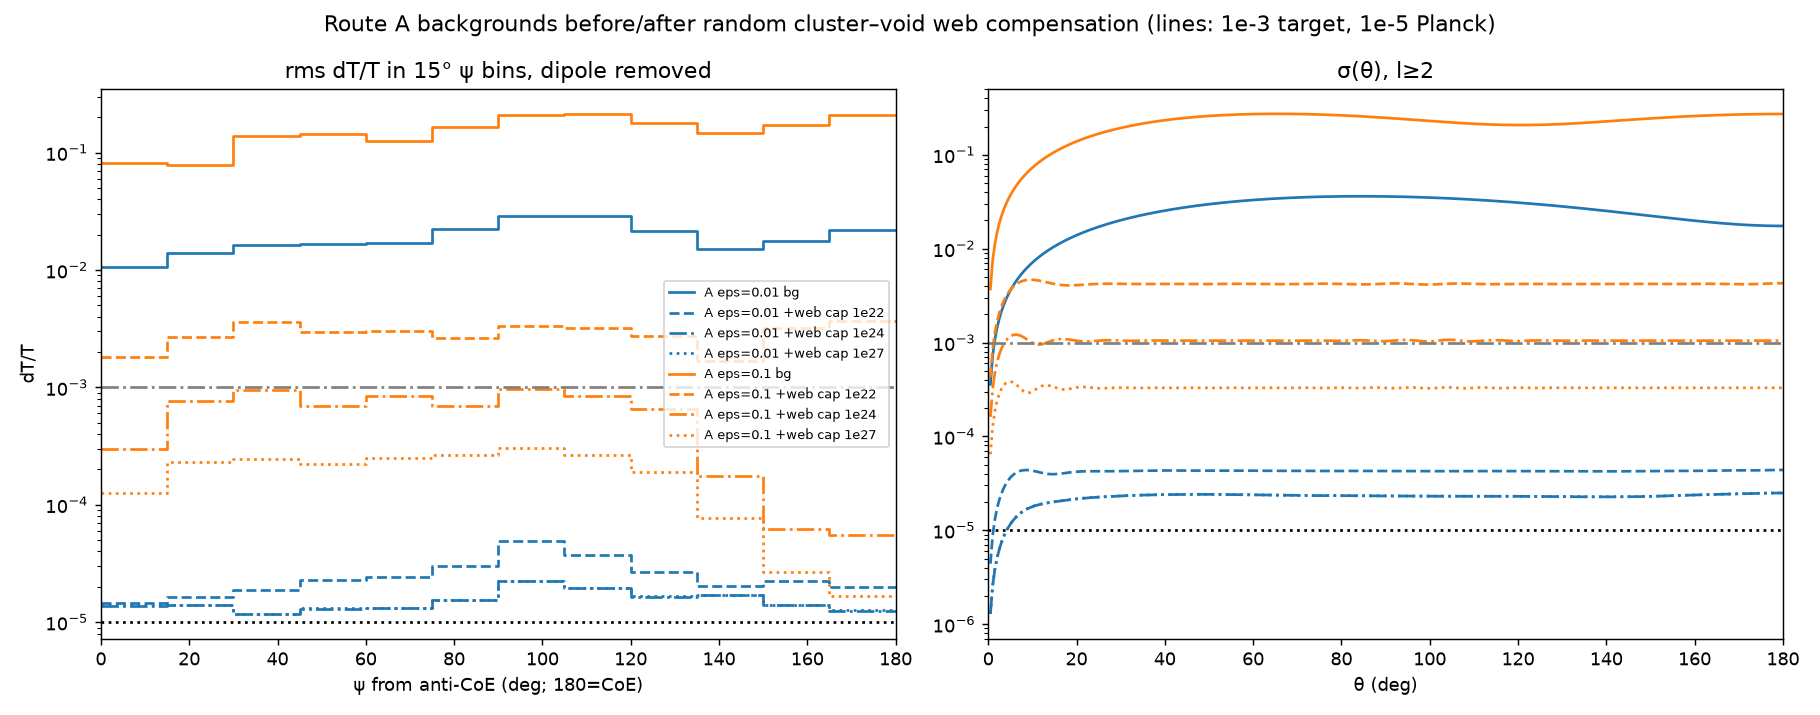

Recreate this plot in Python.
# Phase5 web test: dT/T rms vs angle BEFORE and AFTER the stochastic-web compensation bodies (p5_comp5.py output Resid = bg + bodies).
# Same definitions as routes/dTT_rms_vs_angle.py: panel 1 rms in 15-deg psi bins (dipole removed); panel 2 sigma(theta)=sqrt(2[C(0)-C(theta)]), l>=2.
# Also writes web_metrics.json: rms total / dipole-removed / l=2 amplitude of Resid, of Resid-Tobs (deviation from the Planck low-l target),
# comp max/rms, fraction of bodies at the MMAX cap, and body density contrast delta = M/(rho_crit(H0=68.64) * V_cell), V_cell = shell volume/NB.
import json,glob,numpy as np,healpy as hp,matplotlib;matplotlib.use('Agg');import matplotlib.pyplot as plt
from scipy.special import eval_legendre
O='/workspace/coepdf/joint_solve/phase5/';NS=64;L=3*NS-1;ll=np.arange(L+1);th=np.linspace(0,180,361)
P=np.array([eval_legendre(l,np.cos(np.radians(th))) for l in ll]);psi=np.degrees(hp.pix2ang(NS,np.arange(hp.nside2npix(NS)))[0])
RHOC=2.775e11*(68.64/100)**2  # Msun/Mpc^3
def stats(m):
    a=hp.map2alm(m,lmax=L,iter=3);cl=hp.alm2cl(a);nd=m-hp.alm2map(hp.almxfl(a,(ll==1).astype(float)),NS)-m.mean()
    return a,cl,nd,dict(rms=float(m.std()),rms_nodip=float(nd.std()),l2_amp=float(np.sqrt(5*cl[2]/(4*np.pi))))
fig,ax=plt.subplots(1,2,figsize=(14,5.5));out={};bins=np.arange(0,181,15)
def draw(m,lab,c,ls):
    a,cl,nd,s=stats(m);r=[np.sqrt(np.mean(nd[(psi>=b)&(psi<b+15)]**2)) for b in bins[:-1]]
    ax[0].step(bins,np.r_[r,r[-1]],ls,where='post',color=c,label=lab)
    k=(2*ll+1)/(4*np.pi)*cl*(ll>=2);Ct=k@P;ax[1].plot(th[1:],np.sqrt(np.clip(2*(Ct[0]-Ct[1:]),0,None)),ls,color=c,label=lab);return s
cols=iter(plt.cm.tab10.colors)
for E in ['0.01','0.1']:
    c=next(cols);B=np.load(O+f'bg_RA_{E}_St_sm_ns64.npy');out[f'bg_RA{E}']=draw(B,f'A eps={E} bg',c,'-')
    for M,ls in (('1e22','--'),('1e24','-.'),('1e27',':')):
        f=O+f'p5_web_RA{E}_M{M}';
        try: z=np.load(f+'.npz');j=json.load(open(f+'.json'))
        except FileNotFoundError: continue
        Rs=z['Resid'];assert np.all(np.isfinite(Rs)),'nonfinite resid'
        s=draw(Rs,f'A eps={E} +web cap {M}',c,ls);d=stats(Rs-z['Tobs'])[3]
        R=j['R']*1e3;V=4/3*np.pi*((j['RMAXF']*R)**3-(0.075*R)**3)/j['NB'];dl=z['M']/(RHOC*V)
        s.update(vs_planck_target=d,comp_max=j['cancel_err_max'],comp_rms=j['cancel_err_rms'],frac_at_cap=j['frac_at_bound'],
          max_abs_delta=float(np.abs(dl).max()),min_delta=float(dl.min()),max_delta=float(dl.max()),n_void_delta_lt_m1=int((dl<-1).sum()),
          M_pos=j['M_pos'],M_neg=j['M_neg'],net_delta_over_shell=float(z['M'].sum()/(RHOC*V*j['NB'])));out[f'web_RA{E}_M{M}']=s
for i,t in enumerate(['rms dT/T in 15° ψ bins, dipole removed','σ(θ), l≥2']):
    ax[i].set_yscale('log');ax[i].axhline(1e-5,color='k',ls=':');ax[i].axhline(1e-3,color='gray',ls='-.');ax[i].set_xlim(0,180);ax[i].set_title(t)
ax[0].set_xlabel('ψ from anti-CoE (deg; 180=CoE)');ax[1].set_xlabel('θ (deg)');ax[0].set_ylabel('dT/T');ax[0].legend(fontsize=7)
fig.suptitle('Route A backgrounds before/after random cluster–void web compensation (lines: 1e-3 target, 1e-5 Planck)');fig.tight_layout()
fig.savefig(O+'web/dTT_rms_vs_angle_web.png',dpi=130);json.dump(out,open(O+'web/web_metrics.json','w'),indent=1);print(json.dumps(out,indent=1))
